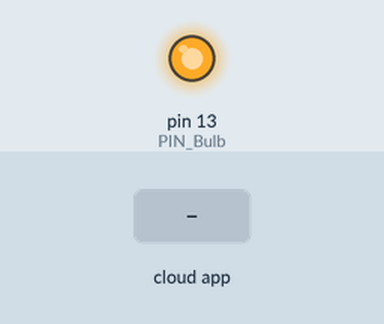
This sketch was run on a simulated Arduino Uno, built with avr-gcc and run on an emulated ATmega328P. Parts: output pins drawn as LEDs (lit = HIGH). Inputs (shaded band) come from the test bench. The RemoteXY app is connected.

Above: at 1.2 s.
1.3 s: the phone or cloud app sets switch_1 to 1
At 2.1 s:
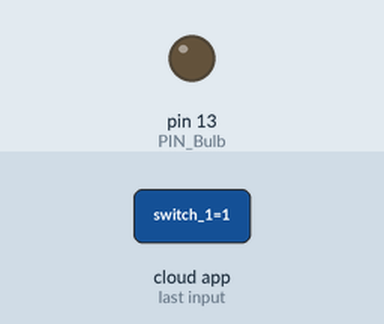
2.8 s: the phone or cloud app sets switch_1 to 0
At 3.2 s:
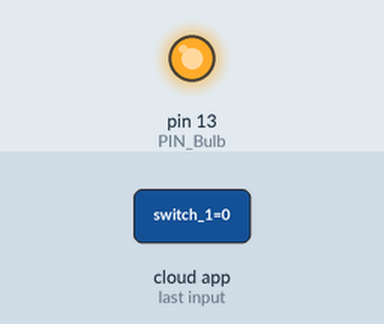
Timing chart, 0 to 5.8 s (numbered marks = the images above; inputs shaded):
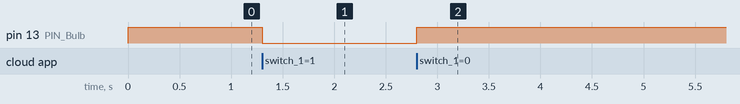

Measured:
- after the input at 1.3 s, pin 13 (PIN_Bulb): HIGH → LOW at once
- after the input at 2.8 s, pin 13 (PIN_Bulb): LOW → HIGH at once

The sketch:

light_using_wifi_module.ino
```cpp
// RemoteXY select connection mode and include library
#define REMOTEXY_MODE__ESP8266_HARDSERIAL_POINT

#include <RemoteXY.h>

// RemoteXY connection settings
#define REMOTEXY_SERIAL Serial
#define REMOTEXY_SERIAL_SPEED 115200
#define REMOTEXY_WIFI_SSID "wifi_module"
#define REMOTEXY_WIFI_PASSWORD "12345678"
#define REMOTEXY_SERVER_PORT 6377


#pragma pack(push, 1)
uint8_t RemoteXY_CONF[] =
  { 255,1,0,0,0,28,0,11,0,0,
  129,0,2,59,48,3,17,0,2,0,
  26,18,42,22,2,26,31,31,79,78,
  0,79,70,70,0 };

// this structure defines all the variables and events of your control interface
struct {

    // input variables
  uint8_t switch_1; // =1 if switch ON and =0 if OFF

    // other variable
  uint8_t connect_flag;  // =1 if wire connected, else =0

} RemoteXY;
#pragma pack(pop)

/////////////////////////////////////////////
//           END RemoteXY include          //
/////////////////////////////////////////////
#define PIN_Bulb 13

void setup()
{
  RemoteXY_Init ();
  pinMode(PIN_Bulb, OUTPUT);

  // TODO you setup code

}

void loop()
{
  RemoteXY_Handler ();
  digitalWrite(PIN_Bulb, (RemoteXY.switch_1==0)?HIGH:LOW);
  // TODO you loop code
  // use the RemoteXY structure for data transfer
  // do not call delay()


}
```
